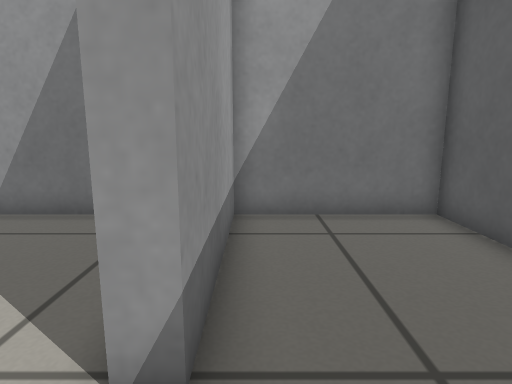
view 1 (above)

17 first-person views from a walk through a world built for the Gazebo simulator. The camera is 0.5 m above the floor, tilts 10° down and sees 75° across. The floor is counted in squares, 0.25 m on a side. Each view is taken from the middle of a square. On the plan, view 1 faces up. The plan holds only what a view shows up to about 18 squares ahead; the rest is blank.

view 2
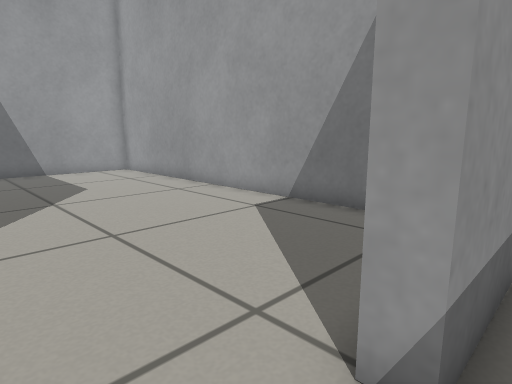

view 3
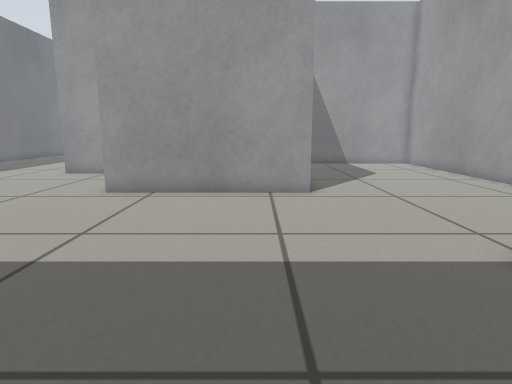

view 4
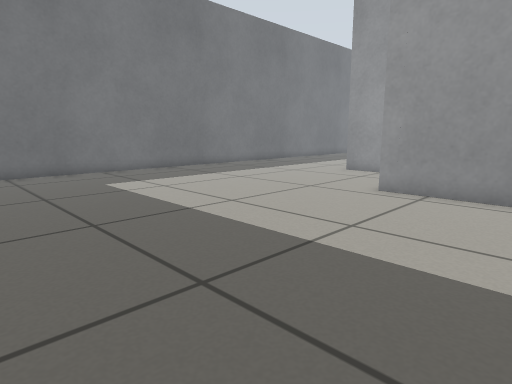

view 5
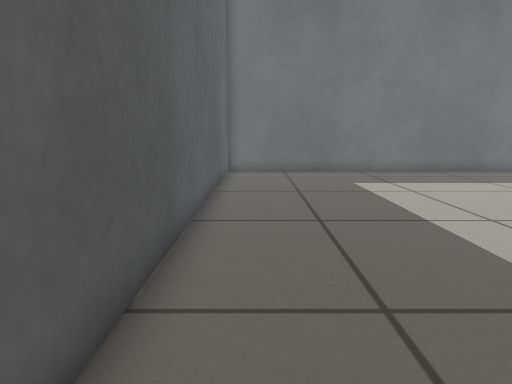

view 6
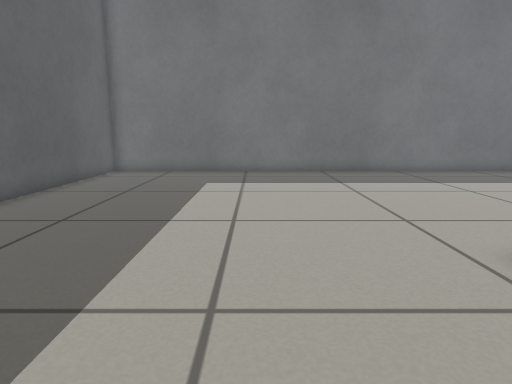

view 7
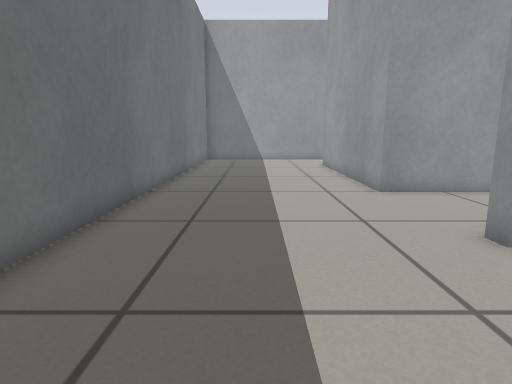

view 8
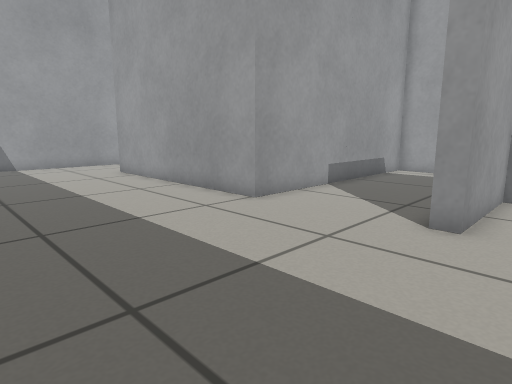

view 9
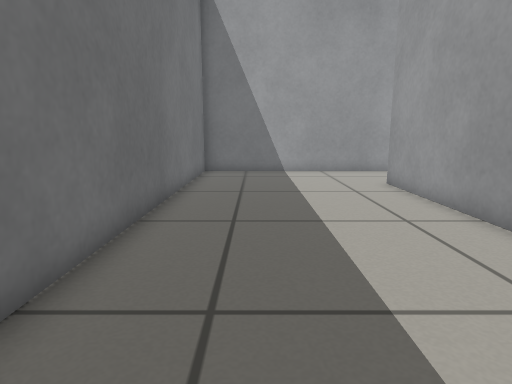

view 10
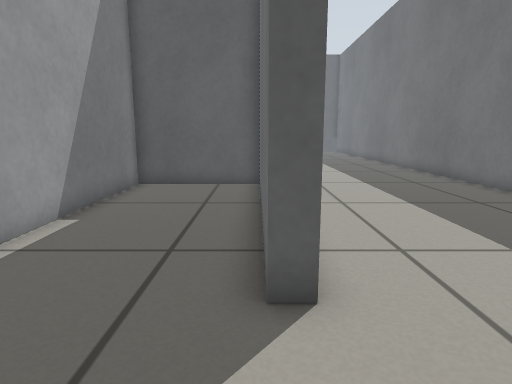

view 11
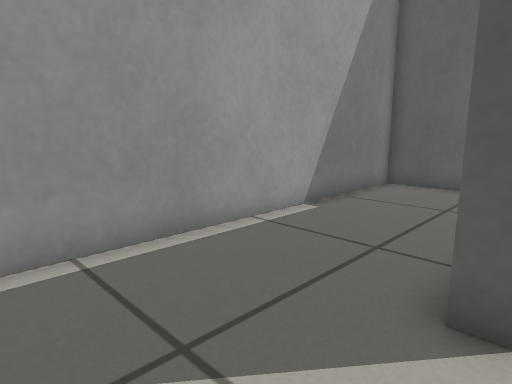

view 12
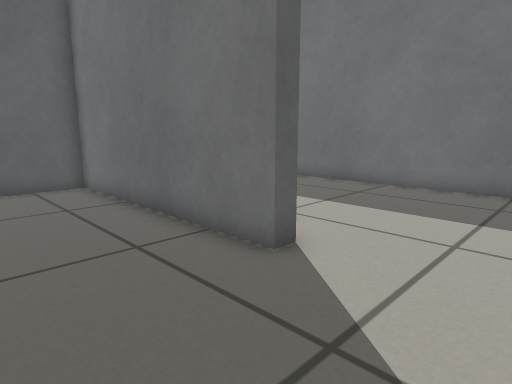

view 13
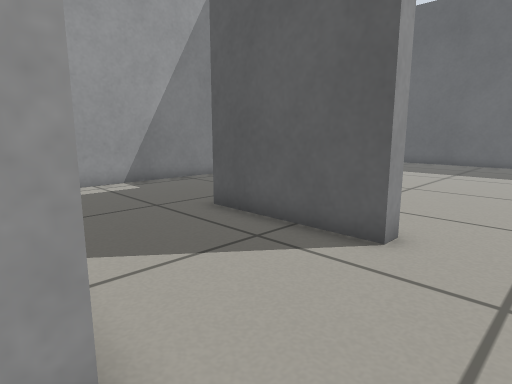

view 14
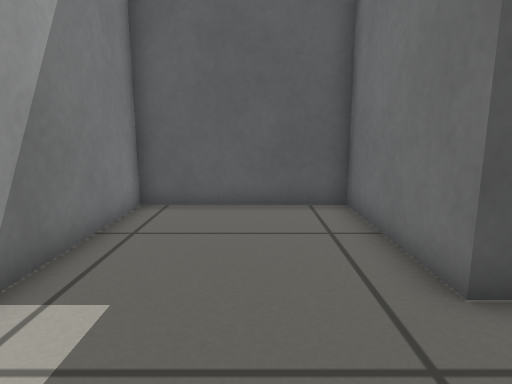

view 15
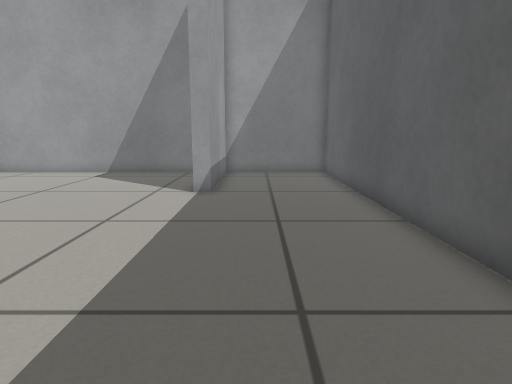

view 16
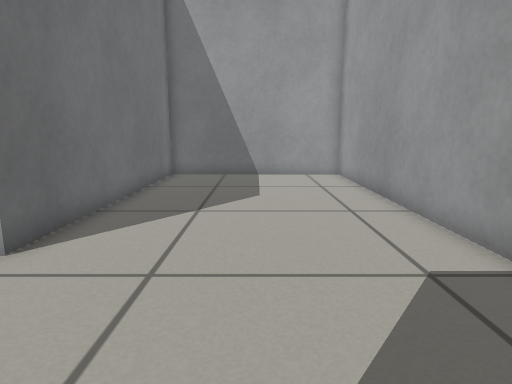

view 17
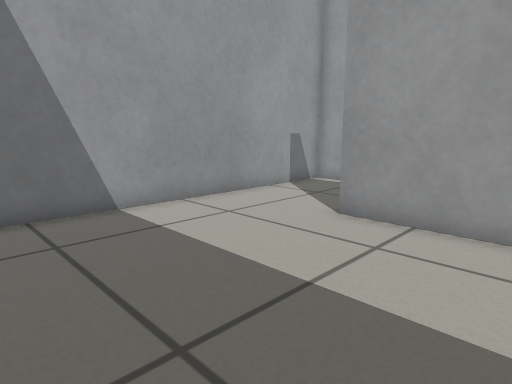

### Floor plan
Points are (right, up) in squares from view 1. A wall is a line through its corners. A room is listed if a view was taken in it or the views show most of it. See-through windows are left out.
Room 1 (views 1, 2, 3, 4, 5, 6, 7, 8, 9, 13, 14, 15, 16, 17)
walls: (-12.6, -7.1) (-12.6, -11.5) (-13.2, -11.5) (-13.2, -6.6) (-7.9, -6.6) (-7.9, -0.8) (-15, -0.8); (-16.5, -0.8) (-18.3, -0.8) (-18.3, -11.7) (-28.3, -11.7); (-2.1, 8.1) (-18.3, 8.1) (-18.3, -0.1) (-7.3, -0.1) (-7.3, -7.3); (-32.7, -12.5) (-32.7, -19.7) (4.5, -19.7) (4.5, 8.1) (-0.5, 8.1) (-0.5, 2.3) (-1.3, 2.3)
ways out: opening at (-30.5, -11.5) to room 2
Room 2 (views 10, 11, 12)
walls: (-28.3, -11.7) (-28.3, -11.1) (-18.9, -11.1) (-18.9, -6.3) (-32.7, -6.3) (-32.7, -12.5)
ways out: opening at (-30.5, -11.5) to room 1

Where each view was taken, in squares from view 1:
view 1: 0 up, 0 right, facing up
view 2: 0 up, 0 right, facing up-left
view 3: 2 down, 4 right, facing left
view 4: 2 down, 4 right, facing down-left
view 5: 2 down, 3 right, facing down
view 6: 2 down, 3 left, facing down
view 7: 16 down, 7 left, facing left
view 8: 19 down, 11 left, facing up-left
view 9: 17 down, 15 left, facing left
view 10: 11 down, 32 left, facing right
view 11: 12 down, 32 left, facing up-right
view 12: 7 down, 32 left, facing down-right
view 13: 14 down, 19 left, facing up-right
view 14: 4 down, 17 left, facing right
view 15: 9 down, 1 right, facing up
view 16: 4 up, 2 left, facing left
view 17: 19 down, 24 left, facing up-left
